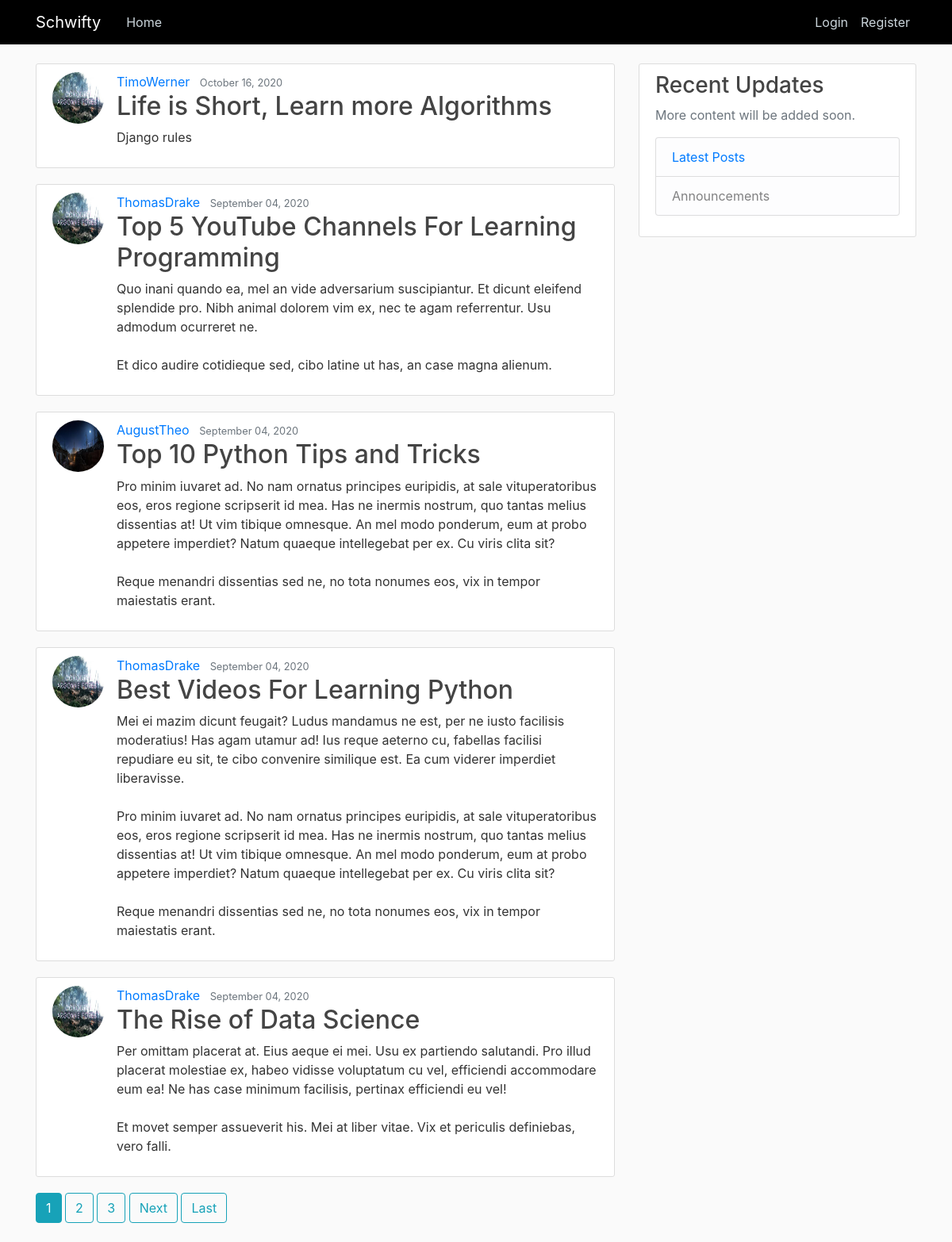
The app's page /, older data.
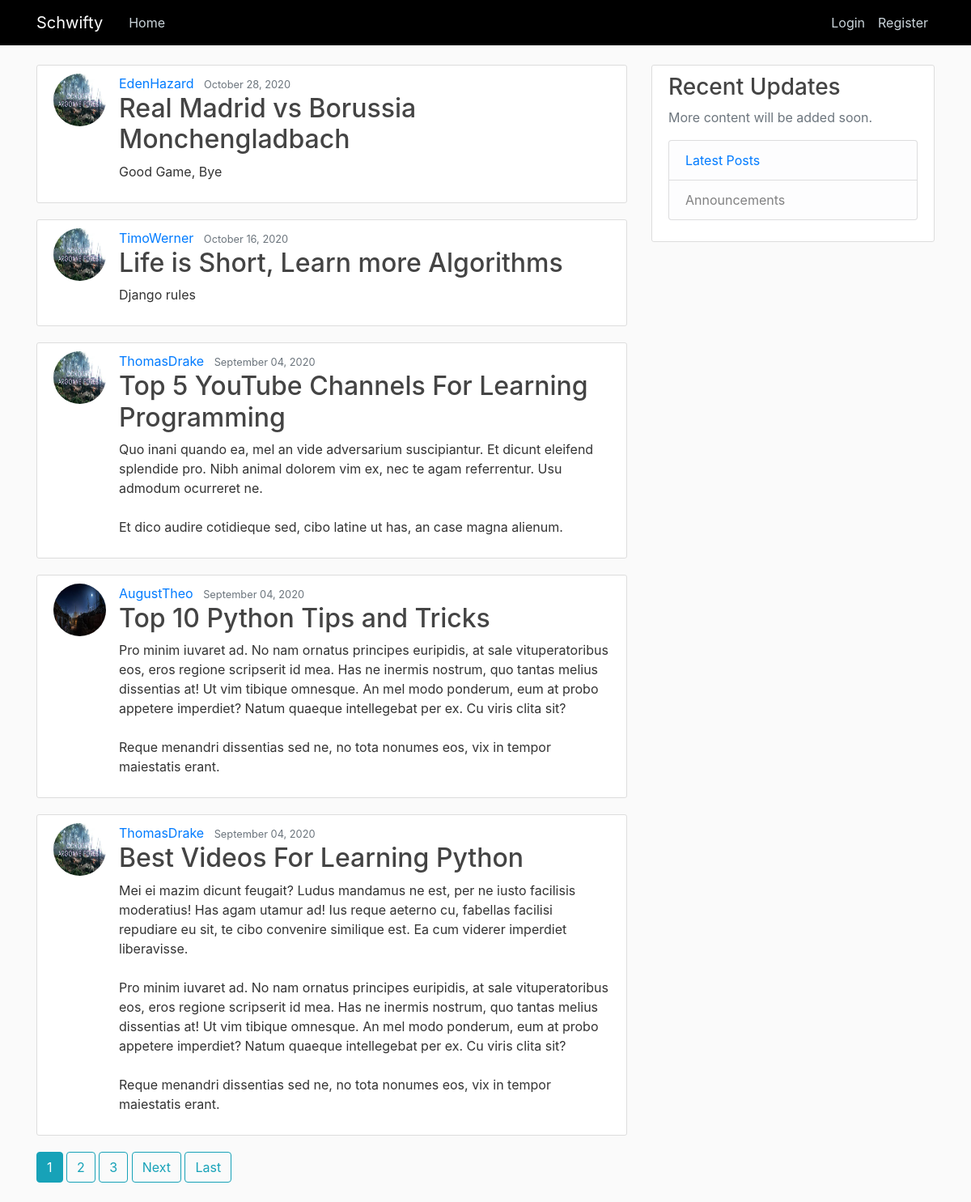
The same page, newer data.
### blog/models.py (models this page shows, shortened)
class Post(models.Model):
    title = models.CharField(max_length = 100)
    content = models.TextField()
    date_posted = models.DateTimeField(default = timezone.now)
    author = models.ForeignKey(User , on_delete= models.CASCADE)
    upvotes = models.ManyToManyField(User, blank = True, related_name='post_upvotes')
    downvotes = models.ManyToManyField(User,blank = True, related_name='post_downvotes')
    posted_to = models.ManyToManyField(Community , blank = True , related_name='posted_to_community')

### users/models.py (models this page shows, shortened)
class Profile(models.Model):
    user = models.OneToOneField(User , on_delete=models.CASCADE)
    image = models.ImageField(default = 'default.jpg' ,upload_to ='profile_pics' )

### blog/views.py (the view)
# urls.py: path('' , views.PostListView.as_view() , name = 'blog-home'),
class PostListView(ListView):
    model = Post
    template_name = 'blog/home.html' # <app>/<model>_<viewtype>.html
    context_object_name ='posts'
    ordering = ['-date_posted']
    paginate_by = 5

### blog/templates/blog/home.html (shortened to what this page needs)
{% extends "blog/base.html" %}
{% block content %}
        {% for post in posts %}
        <article class="media content-section">
          <img src="{{post.author.profile.image.url}}" class="rounded-circle article-img">
          <div class="media-body">
            <div>
                  <a class="mr-2" href="{% url 'user-posts' post.author.username %}">{{ post.author }}</a>
                <small class="text-muted">{{ post.date_posted|date:"F d, Y" }}</small>
            </div>
              <h2><a class="article-title" href="{% url 'post-detail' post.id %}">{{ post.title }}</a></h2>
              <p class="article-content">{{ post.content }}</p>
            </div>
          </article>
        {% endfor %}
        {% if is_paginated %}
            {% for num in page_obj.paginator.page_range %}
                {% if page_obj.number == num %}
                  <a class="btn btn-info mb-4" href="?page={{num}}">{{num}}</a>
                {% elif num > page_obj.number|add:'-3' and num < page_obj.number|add:'3' %}
                  <a class="btn btn-outline-info mb-4" href="?page={{num}}">{{num}}</a>
                {% endif %}
            {% endfor %}
          {% if page_obj.has_next %}
            <a class ="btn btn-outline-info mb-4" href="?page={{page_obj.next_page_number}}">Next</a>
            <a class ="btn btn-outline-info mb-4" href="?page={{page_obj.paginator.num_pages}}">Last</a>
          {% endif %}
        {% endif %}
{% endblock content %}

### blog/templates/blog/base.html (shortened to what this page needs)
{% load static %}
<html>
    <head>
    <link rel="stylesheet" href="https://maxcdn.bootstrapcdn.com/bootstrap/4.0.0/css/bootstrap.min.css">
    <link rel="stylesheet" href ="{% static 'blog/main.css'%}">
    </head>
    <body>
        <header class="site-header">
            <nav class="navbar navbar-expand-md navbar-dark bg-steel fixed-top">
              <div class="container">
                <a class="navbar-brand mr-4" href="{% url 'blog-home' %}">Schwifty</a>
                <div class="collapse navbar-collapse" id="navbarToggle">
                  <div class="navbar-nav mr-auto">
                    <a class="nav-item nav-link" href="{% url 'blog-home' %}">Home</a>
                  </div>
                  <div class="navbar-nav">
                    {% if user.is_authenticated %}
                    <a class="nav-item nav-link" href="{% url 'comm-create' %}">Create Community</a>
                      <a class="nav-item nav-link" href="{% url 'post-create' %}">Create Post</a>
                      <a class="nav-item nav-link" href ="{% url 'profile' %}">{{user.username}}</a>
                      <a class="nav-item nav-link" href="{% url 'logout' %}">Logout</a>
                    {% else %}
                      <a class="nav-item nav-link" href="{% url 'login'%}">Login</a>
                      <a class="nav-item nav-link" href="{% url 'register'%}">Register</a>
                    {% endif %}
                  </div>
                </div>
              </div>
            </nav>
          </header>
          <main role="main" class="container">
            <div class="row">
              <div class="col-md-8">
                {% block content %}{% endblock %}
              </div>
              <div class="col-md-4">
                <div class="content-section">
                  <h3>Recent Updates</h3>
                  <p class='text-muted'>More content will be added soon.
                    <ul class="list-group">
                      <li class="list-group-item list-group-item-light"><a href="{% url 'blog-home' %}">Latest Posts</a></li>
                      <li class="list-group-item list-group-item-light">Announcements</li>
                    </ul>
                  </p>
                </div>
              </div>
            </div>
          </main>
    </body>
</html>

### blog/static/blog/main.css (style rules this page uses)
body { background: #fafafa; color: #333333; margin-top: 5rem; }
h1, h2, h3, h4, h5, h6 { color: #444444; }
ul { margin: 0; }
.bg-steel { background-color:black; }
.site-header .navbar-nav .nav-link { color: #cbd5db; }
.content-section { background: #ffffff; padding: 10px 20px; border: 1px solid #dddddd; border-radius: 3px; margin-bottom: 20px; }
.article-title { color: #444444; }
.article-content { white-space: pre-line; }
.article-img { height: 65px; width: 65px; margin-right: 16px; }

Row changes from the older to the newer data that the page shows:
no longer on this page (row unchanged): Post: author.profile.image (placeholder picture), author "ThomasDrake", date_posted "September 04, 2020", title "The Rise of Data Science", content "Per omittam placerat at. Eius aeque ei mei. Usu ex partiendo salutandi. Pro illud placerat molestiae ex, habeo vidisse voluptatum cu vel, efficiendi accommodare eum ea! Ne has case minimum facilisis, pertinax efficiendi eu vel! Et movet semper assueverit his. Mei at liber vitae. Vix et periculis definiebas, vero falli."
added Post: author.profile.image (placeholder picture), author "EdenHazard", date_posted "October 28, 2020", title "Real Madrid vs Borussia Monchengladbach", content "Good Game, Bye"
